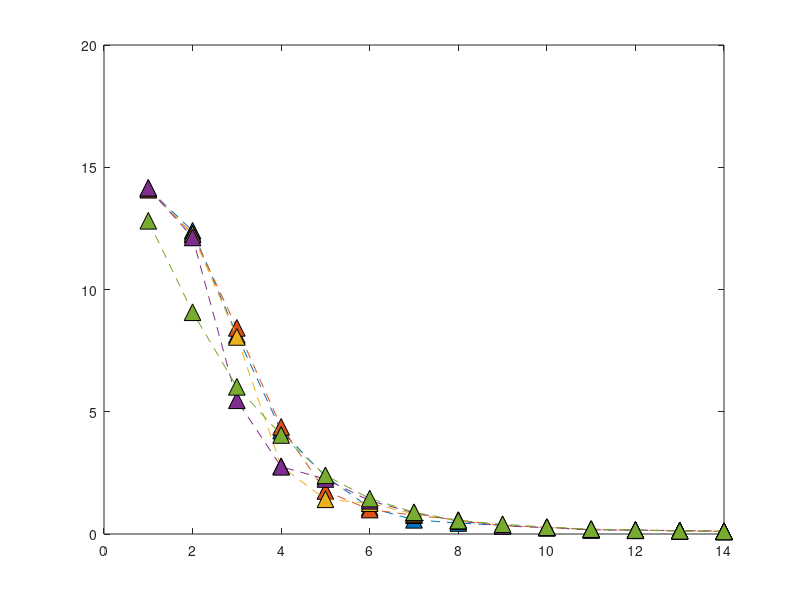

Write MATLAB code to recreate this figure. (Note: this script raises an error after producing the figure.)
clear;
close all;
%AS3959 firebrand mass flux horizontal distribution Forest FDI50 

Firebrand_flux_BAL12p5 = [14.12	12.40	8.14	4.23	2.36	1.08	0.58	0.45	0.35	0.28	0.18	0.16	0.12	0.10];
Firebrand_flux_BAL19 = [14.08	12.28	8.43	4.38	1.76	1.00	0.77	0.57	0.35	0.27	0.18	0.16	0.13	0.11];
Firebrand_flux_BAL29 = [14.13	12.25	8.06	2.77	1.42	1.26	0.82	0.55	0.37	0.26	0.20	0.15	0.13	0.11];
Firebrand_flux_BAL40 = [14.16	12.13	5.47	2.75	2.25	1.36	0.87	0.53	0.33	0.26	0.17	0.16	0.14	0.12];
Firebrand_flux_BALFZ = [12.81	9.07	6.02	4.05	2.40	1.45	0.89	0.55	0.40	0.28	0.20	0.16	0.13	0.11];

plot([Firebrand_flux_BAL12p5],'^--','MarkerSize',12,'MarkerEdgeColor','black','MarkerFaceColor',[0, 0.4470, 0.7410]);
hold on
plot([Firebrand_flux_BAL19],'^--','MarkerSize',12,'MarkerEdgeColor','black','MarkerFaceColor',[0.8500, 0.3250, 0.0980]);
plot([Firebrand_flux_BAL29],'^--','MarkerSize',12,'MarkerEdgeColor','black','MarkerFaceColor',[0.9290, 0.6940, 0.1250]);
plot([Firebrand_flux_BAL40],'^--','MarkerSize',12,'MarkerEdgeColor','black','MarkerFaceColor',[0.4940, 0.1840, 0.5560]);
plot([Firebrand_flux_BALFZ],'^--','MarkerSize',12,'MarkerEdgeColor','black','MarkerFaceColor',[0.4660, 0.6740, 0.1880]);
ax = gca;
ax.XTickLabels = {'x=132 m~138 m','x=138 m~144 m','x=144 m~150 m','x=150 m~ 156 m','x=156 m~162 m','x=162 m~168 m','x=168 m~174 m','x=174 m~180 m','x=180 m~186 m','x=186 m~192 m','x=192 m~198 m','x=198 m~204 m','x=204 m~210 m','x=210 m~216 m'};

grid on;


box on
xtickangle(45)
xlabel('Location of the horizontal plane','FontWeight','bold','FontSize',20,...
    'FontName','Calibri');
ylabel('Firebrand mass flux (kg.s^{-1})','FontWeight','bold','FontSize',20,...
    'FontName','Calibri');

set(gca,'fontsize',18);

legend('BAL 12.5','BAL 19','BAL 29','BAL 40','BAL FZ')